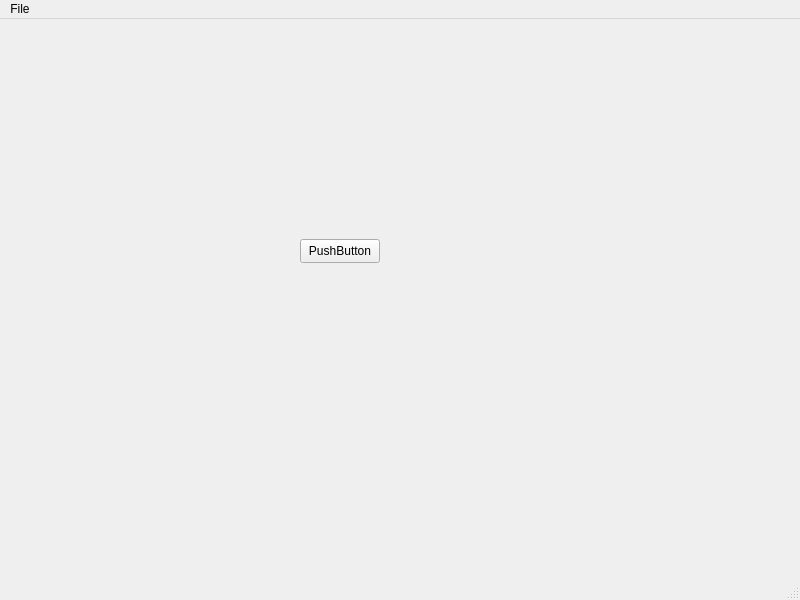
<?xml version="1.0" encoding="UTF-8"?>
<ui version="4.0">
 <class>VideoFilters</class>
 <widget class="QMainWindow" name="VideoFilters">
  <property name="geometry">
   <rect>
    <x>0</x>
    <y>0</y>
    <width>800</width>
    <height>600</height>
   </rect>
  </property>
  <property name="windowTitle">
   <string>VideoFilters</string>
  </property>
  <widget class="QWidget" name="centralwidget">
   <widget class="QPushButton" name="pushButton">
    <property name="geometry">
     <rect>
      <x>300</x>
      <y>220</y>
      <width>80</width>
      <height>24</height>
     </rect>
    </property>
    <property name="text">
     <string>PushButton</string>
    </property>
   </widget>
  </widget>
  <widget class="QMenuBar" name="menubar">
   <property name="geometry">
    <rect>
     <x>0</x>
     <y>0</y>
     <width>800</width>
     <height>21</height>
    </rect>
   </property>
   <widget class="QMenu" name="menuFile">
    <property name="title">
     <string>File</string>
    </property>
    <addaction name="actionOpen_file"/>
   </widget>
   <addaction name="menuFile"/>
  </widget>
  <widget class="QStatusBar" name="statusbar"/>
  <action name="actionOpen_file">
   <property name="text">
    <string>Open file</string>
   </property>
  </action>
 </widget>
 <resources/>
 <connections/>
</ui>
